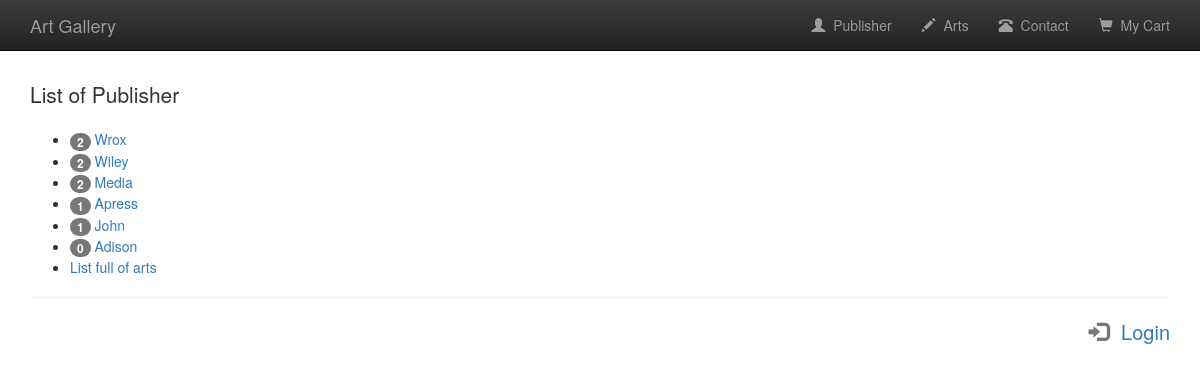
The app's page /publisher_list.php with its own data.
### tables this page shows
CREATE TABLE IF NOT EXISTS `publisher` (
  `publisherid` int(10) unsigned NOT NULL,
  `publisher_name` varchar(60) NOT NULL
);

### publisher_list.php (the view, shortened to what this page needs)
<?php
	$conn = db_connect();
	$query = "SELECT * FROM publisher ORDER BY publisherid";
	$result = mysqli_query($conn, $query);
	require "./template/header.php";
?>
	<p class="lead">List of Publisher</p>
	<ul>
	<?php
		while($row = mysqli_fetch_assoc($result)){
			$count = 0;
			$query = "SELECT publisherid FROM arts";
			$result2 = mysqli_query($conn, $query);
			while ($pubInart = mysqli_fetch_assoc($result2)){
				if($pubInart['publisherid'] == $row['publisherid']){
					$count++;
				}
			}
	?>
		<li>
			<span class="badge"><?php echo $count; ?></span>
		    <a href="artPerPub.php?pubid=<?php echo $row['publisherid']; ?>"><?php echo $row['publisher_name']; ?></a>
		</li>
	<?php } ?>
		<li>
			<a href="arts.php">List full of arts</a>
		</li>
	</ul>
<?php
	require "./template/footer.php";
?>

### records on screen
publisher: count "2", publisher_name "Wrox"
publisher: count "2", publisher_name "Wiley"
publisher: count "2", publisher_name "Media"
publisher: count "1", publisher_name "Apress"
publisher: count "1", publisher_name "John"
publisher: count "0", publisher_name "Adison"
